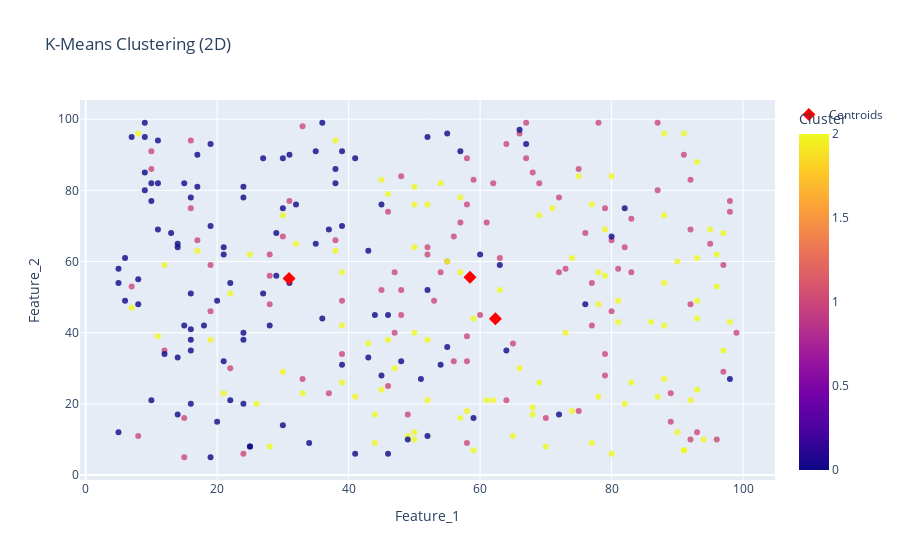
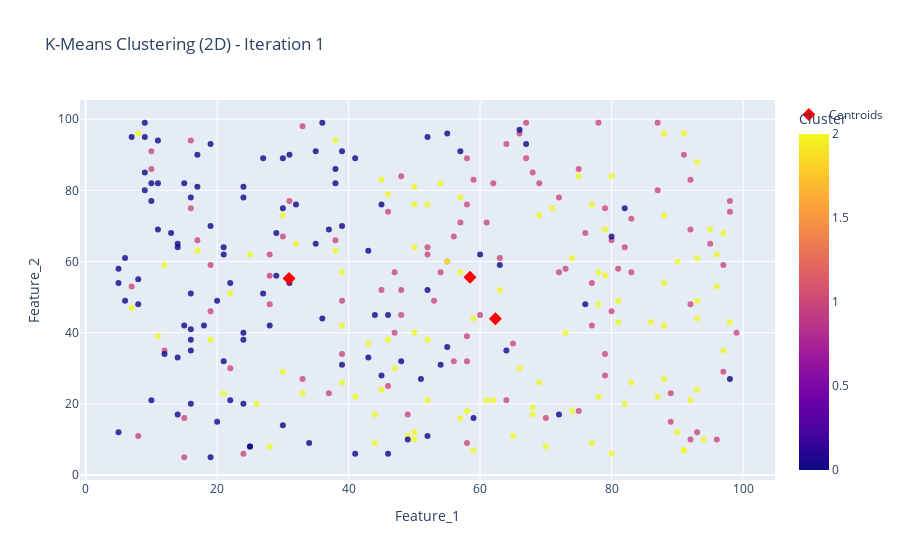
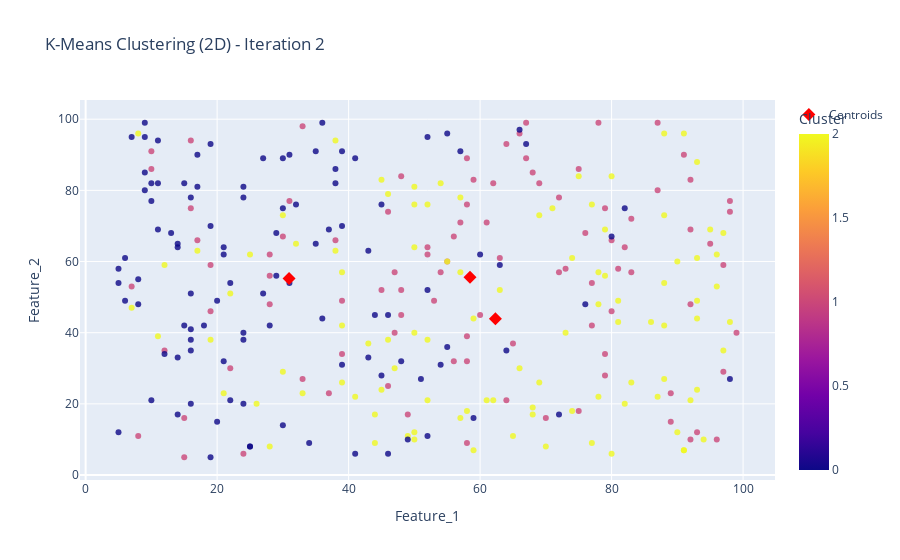
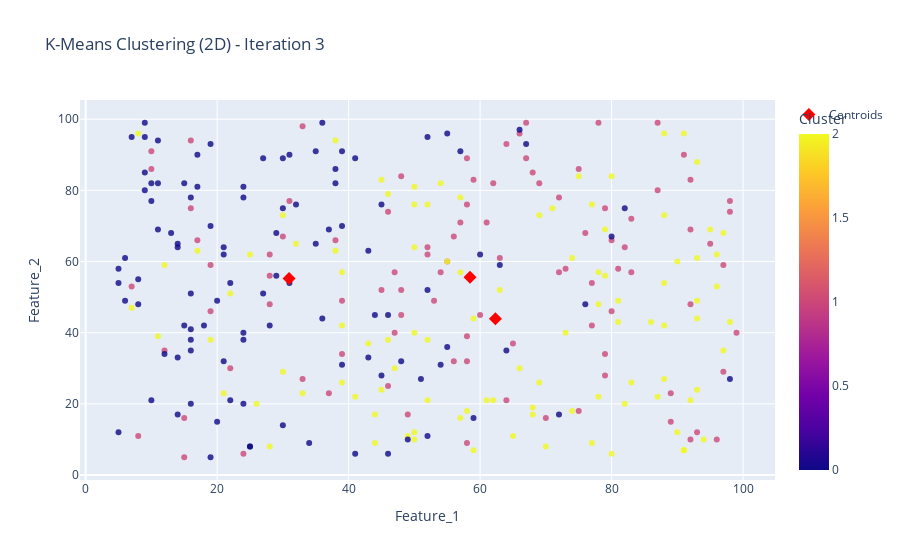

The notebook cell these images were saved under, in order:
### Code cell
# Plot the initial 2D scatter plot with centroids
fig_2d = px.scatter(df, x='Feature_1', y='Feature_2', color='Cluster', opacity=0.8, title='K-Means Clustering (2D)', size_max=10)
fig_2d.update_traces(marker=dict(symbol='circle'))

# Add initial centroids to the 2D scatter plot
fig_2d.add_trace(go.Scatter(
    x=centroids_df['Feature_1'],
    y=centroids_df['Feature_2'],
    mode='markers',
    marker=dict(color='red', symbol='diamond', size=10),
    name='Centroids'
))

# Show the initial 2D plot
fig_2d.show()

# Perform iterations
num_iterations = 5
for iteration in range(1, num_iterations + 1):
    # Assign data points to the nearest cluster
    labels = kmeans.predict(data)
    
    # Update centroids
    kmeans.cluster_centers_ = centroids = np.array([data[labels == i].mean(axis=0) for i in range(kmeans.n_clusters)])
    
    # Update DataFrame with new labels
    df['Cluster'] = labels
    
    # Plot the updated 2D scatter plot with centroids
    fig_2d = px.scatter(df, x='Feature_1', y='Feature_2', color='Cluster', opacity=0.8, title=f'K-Means Clustering (2D) - Iteration {iteration}', size_max=10)
    fig_2d.update_traces(marker=dict(symbol='circle'))
    
    # Add updated centroids to the 2D scatter plot
    fig_2d.add_trace(go.Scatter(
        x=centroids[:, 0],
        y=centroids[:, 1],
        mode='markers',
        marker=dict(color='red', symbol='diamond', size=10),
        name='Centroids'
    ))
    
    # Show the updated 2D plot
    fig_2d.show()

### Figure 1 — Plotly figure (JSON) as saved in the notebook; plotly's stock layout.template omitted (floating-point values rounded to 4 significant figures; data arrays with more than 128 entries replaced by an {"elided": "..."} marker saying what was removed)
{"data": [{"hovertemplate": "Feature_1=%{x}<br>Feature_2=%{y}<br>Cluster=%{marker.color}<extra></extra>", "legendgroup": "", "marker": {"color": {"elided": "300 int values"}, "coloraxis": "coloraxis", "opacity": 0.8, "symbol": "circle"}, "mode": "markers", "name": "", "orientation": "v", "showlegend": false, "type": "scatter", "x": {"elided": "300 int values"}, "xaxis": "x", "y": {"elided": "300 int values"}, "yaxis": "y"}, {"marker": {"color": "red", "size": 10, "symbol": "diamond"}, "mode": "markers", "name": "Centroids", "type": "scatter", "x": [30.94, 58.47, 62.33], "y": [55.23, 55.58, 43.95]}], "layout": {"coloraxis": {"colorbar": {"title": {"text": "Cluster"}}, "colorscale": [[0, "#0d0887"], [0.1111, "#46039f"], [0.2222, "#7201a8"], [0.3333, "#9c179e"], [0.4444, "#bd3786"], [0.5556, "#d8576b"], [0.6667, "#ed7953"], [0.7778, "#fb9f3a"], [0.8889, "#fdca26"], [1, "#f0f921"]]}, "legend": {"tracegroupgap": 0}, "title": {"text": "K-Means Clustering (2D)"}, "xaxis": {"anchor": "y", "domain": [0, 1], "title": {"text": "Feature_1"}}, "yaxis": {"anchor": "x", "domain": [0, 1], "title": {"text": "Feature_2"}}}}

### Figure 2 — Plotly figure (JSON) as saved in the notebook; plotly's stock layout.template omitted (floating-point values rounded to 4 significant figures; data arrays with more than 128 entries replaced by an {"elided": "..."} marker saying what was removed)
{"data": [{"hovertemplate": "Feature_1=%{x}<br>Feature_2=%{y}<br>Cluster=%{marker.color}<extra></extra>", "legendgroup": "", "marker": {"color": {"elided": "300 int values"}, "coloraxis": "coloraxis", "opacity": 0.8, "symbol": "circle"}, "mode": "markers", "name": "", "orientation": "v", "showlegend": false, "type": "scatter", "x": {"elided": "300 int values"}, "xaxis": "x", "y": {"elided": "300 int values"}, "yaxis": "y"}, {"marker": {"color": "red", "size": 10, "symbol": "diamond"}, "mode": "markers", "name": "Centroids", "type": "scatter", "x": [30.94, 58.47, 62.33], "y": [55.23, 55.58, 43.95]}], "layout": {"coloraxis": {"colorbar": {"title": {"text": "Cluster"}}, "colorscale": [[0, "#0d0887"], [0.1111, "#46039f"], [0.2222, "#7201a8"], [0.3333, "#9c179e"], [0.4444, "#bd3786"], [0.5556, "#d8576b"], [0.6667, "#ed7953"], [0.7778, "#fb9f3a"], [0.8889, "#fdca26"], [1, "#f0f921"]]}, "legend": {"tracegroupgap": 0}, "title": {"text": "K-Means Clustering (2D) - Iteration 1"}, "xaxis": {"anchor": "y", "domain": [0, 1], "title": {"text": "Feature_1"}}, "yaxis": {"anchor": "x", "domain": [0, 1], "title": {"text": "Feature_2"}}}}

### Figure 3 — Plotly figure (JSON) as saved in the notebook; plotly's stock layout.template omitted (floating-point values rounded to 4 significant figures; data arrays with more than 128 entries replaced by an {"elided": "..."} marker saying what was removed)
{"data": [{"hovertemplate": "Feature_1=%{x}<br>Feature_2=%{y}<br>Cluster=%{marker.color}<extra></extra>", "legendgroup": "", "marker": {"color": {"elided": "300 int values"}, "coloraxis": "coloraxis", "opacity": 0.8, "symbol": "circle"}, "mode": "markers", "name": "", "orientation": "v", "showlegend": false, "type": "scatter", "x": {"elided": "300 int values"}, "xaxis": "x", "y": {"elided": "300 int values"}, "yaxis": "y"}, {"marker": {"color": "red", "size": 10, "symbol": "diamond"}, "mode": "markers", "name": "Centroids", "type": "scatter", "x": [30.94, 58.47, 62.33], "y": [55.23, 55.58, 43.95]}], "layout": {"coloraxis": {"colorbar": {"title": {"text": "Cluster"}}, "colorscale": [[0, "#0d0887"], [0.1111, "#46039f"], [0.2222, "#7201a8"], [0.3333, "#9c179e"], [0.4444, "#bd3786"], [0.5556, "#d8576b"], [0.6667, "#ed7953"], [0.7778, "#fb9f3a"], [0.8889, "#fdca26"], [1, "#f0f921"]]}, "legend": {"tracegroupgap": 0}, "title": {"text": "K-Means Clustering (2D) - Iteration 2"}, "xaxis": {"anchor": "y", "domain": [0, 1], "title": {"text": "Feature_1"}}, "yaxis": {"anchor": "x", "domain": [0, 1], "title": {"text": "Feature_2"}}}}

### Figure 4 — Plotly figure (JSON) as saved in the notebook; plotly's stock layout.template omitted (floating-point values rounded to 4 significant figures; data arrays with more than 128 entries replaced by an {"elided": "..."} marker saying what was removed)
{"data": [{"hovertemplate": "Feature_1=%{x}<br>Feature_2=%{y}<br>Cluster=%{marker.color}<extra></extra>", "legendgroup": "", "marker": {"color": {"elided": "300 int values"}, "coloraxis": "coloraxis", "opacity": 0.8, "symbol": "circle"}, "mode": "markers", "name": "", "orientation": "v", "showlegend": false, "type": "scatter", "x": {"elided": "300 int values"}, "xaxis": "x", "y": {"elided": "300 int values"}, "yaxis": "y"}, {"marker": {"color": "red", "size": 10, "symbol": "diamond"}, "mode": "markers", "name": "Centroids", "type": "scatter", "x": [30.94, 58.47, 62.33], "y": [55.23, 55.58, 43.95]}], "layout": {"coloraxis": {"colorbar": {"title": {"text": "Cluster"}}, "colorscale": [[0, "#0d0887"], [0.1111, "#46039f"], [0.2222, "#7201a8"], [0.3333, "#9c179e"], [0.4444, "#bd3786"], [0.5556, "#d8576b"], [0.6667, "#ed7953"], [0.7778, "#fb9f3a"], [0.8889, "#fdca26"], [1, "#f0f921"]]}, "legend": {"tracegroupgap": 0}, "title": {"text": "K-Means Clustering (2D) - Iteration 3"}, "xaxis": {"anchor": "y", "domain": [0, 1], "title": {"text": "Feature_1"}}, "yaxis": {"anchor": "x", "domain": [0, 1], "title": {"text": "Feature_2"}}}}
